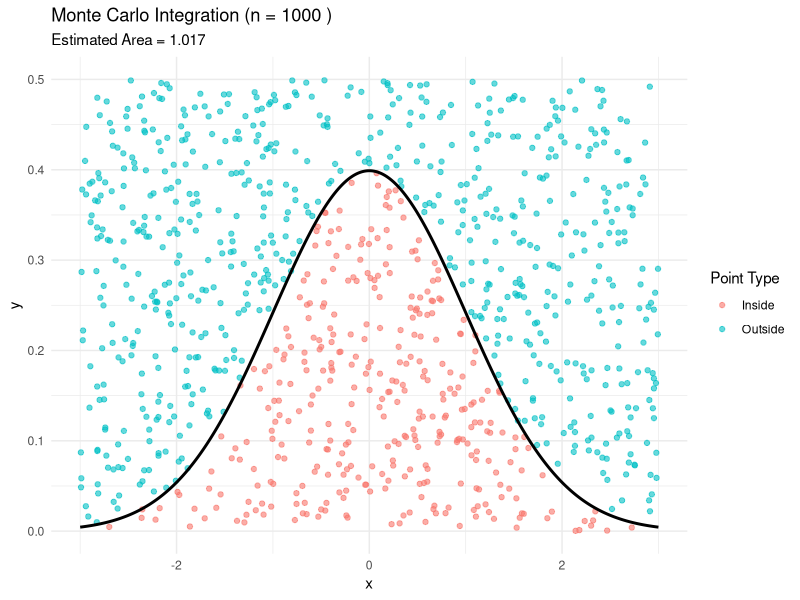

Write R code to recreate this figure.
# Monte Carlo simulation function
mc_simulate <- function(n, x_min, x_max, y_min, y_max) {
  
  # Generate random x and y values
  x_vals <- runif(n, min = x_min, max = x_max)
  y_vals <- runif(n, min = y_min, max = y_max)
  
  # Combine into a data frame
  sim_data <- data.frame(
    x = x_vals,
    y = y_vals
  )
  
  return(sim_data)
}

# Load libraries
library(dplyr)
library(ggplot2)

# Bounds
x_min <- -3
x_max <- 3
y_min <- 0
y_max <- 0.5

# Rectangle
rect_area <- (x_max - x_min) * (y_max - y_min)
n <- 1000

points_df <- mc_simulate(n, x_min, x_max, y_min, y_max)

f <- function(x) {
  dnorm(x, mean = 0, sd = 1)
}

# Classify points and estimate area
points_classified <- points_df %>%
  mutate(
    f_x = f(x),
    inside = ifelse(y <= f_x, "Inside", "Outside")
  )

# Calculate estimate
prop_inside <- mean(points_classified$inside == "Inside")
estimated_area <- rect_area * prop_inside

curve_df <- data.frame(
  x = seq(x_min, x_max, length.out = 500)
) %>%
  mutate(y = f(x))

# Plot
ggplot() +
  geom_point(
    data = points_classified,
    aes(x = x, y = y, color = inside),
    alpha = 0.6,
    size = 1.5
  ) +
  geom_line(
    data = curve_df,
    aes(x = x, y = y),
    size = 1
  ) +
  labs(
    title = paste("Monte Carlo Integration (n =", n, ")"),
    subtitle = paste("Estimated Area =", round(estimated_area, 4)),
    x = "x",
    y = "y",
    color = "Point Type"
  ) +
  xlim(x_min, x_max) +
  ylim(y_min, y_max) +
  theme_minimal()
